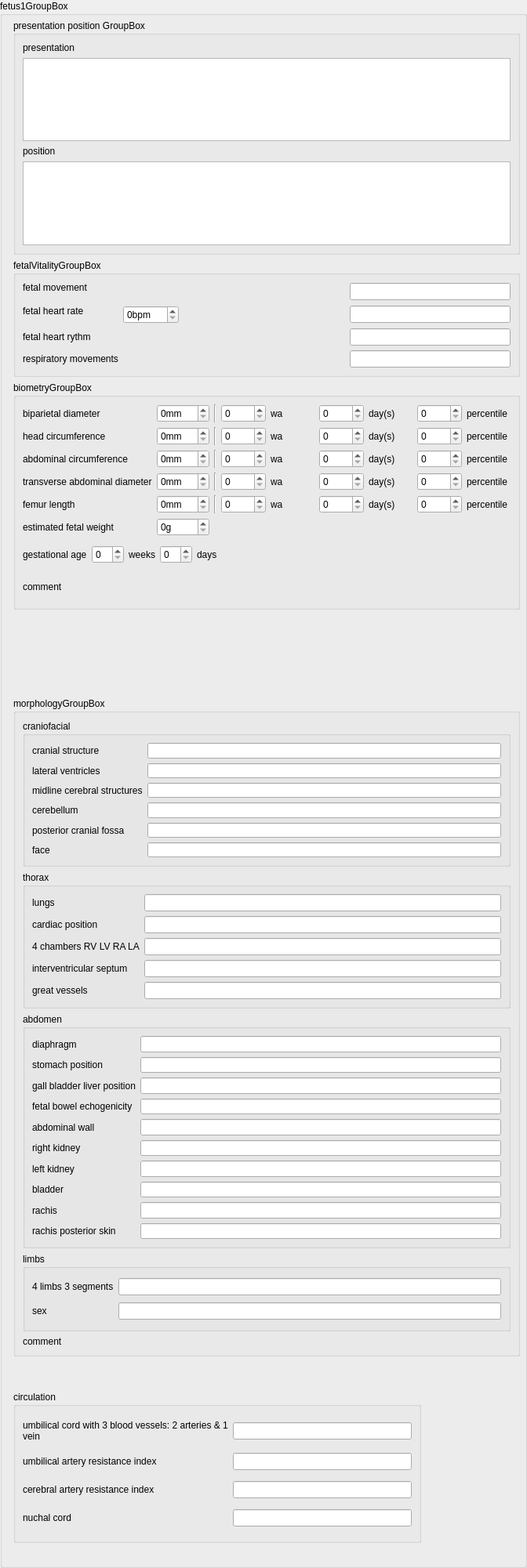
  <widget class="QGroupBox" name="fetus1GroupBox">
   <property name="enabled">
    <bool>true</bool>
   </property>
   <property name="geometry">
    <rect>
     <x>9</x>
     <y>840</y>
     <width>672</width>
     <height>2001</height>
    </rect>
   </property>
   <property name="sizePolicy">
    <sizepolicy hsizetype="Preferred" vsizetype="Preferred">
     <horstretch>0</horstretch>
     <verstretch>0</verstretch>
    </sizepolicy>
   </property>
   <property name="title">
    <string>fetus1GroupBox</string>
   </property>
   <property name="flat">
    <bool>false</bool>
   </property>
   <widget class="QGroupBox" name="fetus1PresentationPositionGroupBox">
    <property name="geometry">
     <rect>
      <x>17</x>
      <y>25</y>
      <width>646</width>
      <height>300</height>
     </rect>
    </property>
    <property name="sizePolicy">
     <sizepolicy hsizetype="Preferred" vsizetype="Preferred">
      <horstretch>0</horstretch>
      <verstretch>0</verstretch>
     </sizepolicy>
    </property>
    <property name="minimumSize">
     <size>
      <width>0</width>
      <height>300</height>
     </size>
    </property>
    <property name="title">
     <string>presentation position GroupBox</string>
    </property>
    <layout class="QVBoxLayout" name="verticalLayout_54">
     <item>
      <layout class="QVBoxLayout" name="verticalLayout_5">
       <item>
        <widget class="QLabel" name="presentationF1Label">
         <property name="text">
          <string>presentation</string>
         </property>
        </widget>
       </item>
       <item>
        <widget class="QListView" name="presentationF1ListView">
         <property name="sizePolicy">
          <sizepolicy hsizetype="Preferred" vsizetype="Preferred">
           <horstretch>0</horstretch>
           <verstretch>0</verstretch>
          </sizepolicy>
         </property>
        </widget>
       </item>
      </layout>
     </item>
     <item>
      <layout class="QVBoxLayout" name="verticalLayout_7">
       <item>
        <widget class="QLabel" name="positionF1Label">
         <property name="text">
          <string>position</string>
         </property>
        </widget>
       </item>
       <item>
        <widget class="QListView" name="positionF1ListView">
         <property name="sizePolicy">
          <sizepolicy hsizetype="Preferred" vsizetype="Preferred">
           <horstretch>0</horstretch>
           <verstretch>0</verstretch>
          </sizepolicy>
         </property>
        </widget>
       </item>
      </layout>
     </item>
    </layout>
   </widget>
   <widget class="QGroupBox" name="fetus1FetalVitalityGroupBox">
    <property name="geometry">
     <rect>
      <x>17</x>
      <y>331</y>
      <width>646</width>
      <height>150</height>
     </rect>
    </property>
    <property name="sizePolicy">
     <sizepolicy hsizetype="Preferred" vsizetype="Minimum">
      <horstretch>0</horstretch>
      <verstretch>0</verstretch>
     </sizepolicy>
    </property>
    <property name="minimumSize">
     <size>
      <width>0</width>
      <height>150</height>
     </size>
    </property>
    <property name="title">
     <string>fetalVitalityGroupBox</string>
    </property>
    <layout class="QGridLayout" name="gridLayout">
     <item row="0" column="3" rowspan="2">
      <widget class="QLineEdit" name="fetus1FetalMovementLineEdit"/>
     </item>
     <item row="0" column="1" colspan="2">
      <layout class="QHBoxLayout" name="fetus1FetalMovementRadioLayout"/>
     </item>
     <item row="2" column="2">
      <spacer name="horizontalSpacer_14">
       <property name="orientation">
        <enum>Qt::Horizontal</enum>
       </property>
       <property name="sizeHint" stdset="0">
        <size>
         <width>169</width>
         <height>7</height>
        </size>
       </property>
      </spacer>
     </item>
     <item row="0" column="0">
      <widget class="QLabel" name="fetus1FetalMovementLabel">
       <property name="text">
        <string>fetal movement</string>
       </property>
      </widget>
     </item>
     <item row="4" column="0">
      <widget class="QLabel" name="fetus1RespiratoryLabel">
       <property name="text">
        <string>respiratory movements</string>
       </property>
      </widget>
     </item>
     <item row="3" column="1" colspan="2">
      <layout class="QHBoxLayout" name="fetus1HeartRhythmRadioLayout"/>
     </item>
     <item row="3" column="0">
      <widget class="QLabel" name="fetus1HeartRhythmLabel">
       <property name="text">
        <string>fetal heart rythm</string>
       </property>
      </widget>
     </item>
     <item row="4" column="1" colspan="2">
      <layout class="QHBoxLayout" name="fetus1RespiratoryRadioLayout"/>
     </item>
     <item row="3" column="3">
      <widget class="QLineEdit" name="fetus1HeartRhythmLineEdit"/>
     </item>
     <item row="4" column="3">
      <widget class="QLineEdit" name="fetus1RespiratoryLineEdit"/>
     </item>
     <item row="2" column="3">
      <widget class="QLineEdit" name="fetus1FhrLineEdit"/>
     </item>
     <item row="2" column="1">
      <widget class="QSpinBox" name="fetus1FhrSpinBox">
       <property name="suffix">
        <string>bpm</string>
       </property>
       <property name="maximum">
        <number>999</number>
       </property>
      </widget>
     </item>
     <item row="1" column="0" rowspan="2">
      <widget class="QLabel" name="fetus1FhrLabel">
       <property name="text">
        <string>fetal heart rate</string>
       </property>
      </widget>
     </item>
    </layout>
   </widget>
   <widget class="QGroupBox" name="fetus1BiometryGroupBox">
    <property name="geometry">
     <rect>
      <x>17</x>
      <y>487</y>
      <width>646</width>
      <height>291</height>
     </rect>
    </property>
    <property name="sizePolicy">
     <sizepolicy hsizetype="Preferred" vsizetype="Preferred">
      <horstretch>0</horstretch>
      <verstretch>0</verstretch>
     </sizepolicy>
    </property>
    <property name="minimumSize">
     <size>
      <width>0</width>
      <height>250</height>
     </size>
    </property>
    <property name="title">
     <string>biometryGroupBox</string>
    </property>
    <layout class="QGridLayout" name="gridLayout_21">
     <item row="0" column="0">
      <widget class="QLabel" name="fetus1BPDLabel">
       <property name="text">
        <string>biparietal diameter</string>
       </property>
      </widget>
     </item>
     <item row="0" column="1">
      <widget class="QSpinBox" name="fetus1BPDSpinBox">
       <property name="suffix">
        <string>mm</string>
       </property>
       <property name="maximum">
        <number>999</number>
       </property>
      </widget>
     </item>
     <item row="0" column="2">
      <widget class="Line" name="line_5">
       <property name="orientation">
        <enum>Qt::Vertical</enum>
       </property>
      </widget>
     </item>
     <item row="0" column="3">
      <widget class="QSpinBox" name="fetus1BPDWeekSpinBox"/>
     </item>
     <item row="0" column="4">
      <widget class="QLabel" name="fetus1BPDWeekLabel">
       <property name="text">
        <string>wa</string>
       </property>
      </widget>
     </item>
     <item row="0" column="5">
      <widget class="QSpinBox" name="fetus1BPDDaySpinBox">
       <property name="maximum">
        <number>6</number>
       </property>
      </widget>
     </item>
     <item row="0" column="6">
      <widget class="QLabel" name="fetus1BPDDayLabel">
       <property name="text">
        <string>day(s)</string>
       </property>
      </widget>
     </item>
     <item row="0" column="7">
      <widget class="QSpinBox" name="fetus1BipPercentileSpinBox"/>
     </item>
     <item row="0" column="8">
      <widget class="QLabel" name="fetus1BipPercentileLabel">
       <property name="text">
        <string>percentile</string>
       </property>
      </widget>
     </item>
     <item row="1" column="0">
      <widget class="QLabel" name="fetus1HeadCircumferenceLabel">
       <property name="text">
        <string>head circumference</string>
       </property>
      </widget>
     </item>
     <item row="1" column="1">
      <widget class="QSpinBox" name="fetus1HeadCircumferenceSpinBox">
       <property name="suffix">
        <string>mm</string>
       </property>
       <property name="maximum">
        <number>999</number>
       </property>
      </widget>
     </item>
     <item row="1" column="2">
      <widget class="Line" name="line_6">
       <property name="orientation">
        <enum>Qt::Vertical</enum>
       </property>
      </widget>
     </item>
     <item row="1" column="3">
      <widget class="QSpinBox" name="fetus1HeadCircumferenceWeekSpinBox"/>
     </item>
     <item row="1" column="4">
      <widget class="QLabel" name="fetus1HeadCircumferenceWeekLabel">
       <property name="text">
        <string>wa</string>
       </property>
      </widget>
     </item>
     <item row="1" column="5">
      <widget class="QSpinBox" name="fetus1HeadCircumferenceDaysSpinBox">
       <property name="maximum">
        <number>6</number>
       </property>
      </widget>
     </item>
     <item row="1" column="6">
      <widget class="QLabel" name="fetus1HeadCircumferenceDayLabel">
       <property name="text">
        <string>day(s)</string>
       </property>
      </widget>
     </item>
     <item row="1" column="7">
      <widget class="QSpinBox" name="fetus1HcPercentileSpinBox"/>
     </item>
     <item row="1" column="8">
      <widget class="QLabel" name="fetus1HcPercentileLabel">
       <property name="text">
        <string>percentile</string>
       </property>
      </widget>
     </item>
     <item row="2" column="0">
      <widget class="QLabel" name="fetus1AbdominalCircumferenceLabel">
       <property name="text">
        <string>abdominal circumference</string>
       </property>
      </widget>
     </item>
     <item row="2" column="1">
      <widget class="QSpinBox" name="fetus1AbdominalCircumferenceSpinBox">
       <property name="suffix">
        <string>mm</string>
       </property>
       <property name="maximum">
        <number>999</number>
       </property>
      </widget>
     </item>
     <item row="2" column="2">
      <widget class="Line" name="line_7">
       <property name="orientation">
        <enum>Qt::Vertical</enum>
       </property>
      </widget>
     </item>
     <item row="2" column="3">
      <widget class="QSpinBox" name="fetus1AbdominalCircumferenceWeekSpinBox"/>
     </item>
     <item row="2" column="4">
      <widget class="QLabel" name="fetus1AbdominalCircumferenceWeekLabel">
       <property name="text">
        <string>wa</string>
       </property>
      </widget>
     </item>
     <item row="2" column="5">
      <widget class="QSpinBox" name="fetus1AbdominalCircumferenceDaySpinBox">
       <property name="maximum">
        <number>6</number>
       </property>
      </widget>
     </item>
     <item row="2" column="6">
      <widget class="QLabel" name="fetus1AbdominalCircumferenceDayLabel">
       <property name="text">
        <string>day(s)</string>
       </property>
      </widget>
     </item>
     <item row="2" column="7">
      <widget class="QSpinBox" name="fetus1AcPercentileSpinBox"/>
     </item>
     <item row="2" column="8">
      <widget class="QLabel" name="fetus1AcPercentileLabel">
       <property name="text">
        <string>percentile</string>
       </property>
      </widget>
     </item>
     <item row="3" column="0">
      <widget class="QLabel" name="fetus1TADLabel">
       <property name="text">
        <string>transverse abdominal diameter</string>
       </property>
      </widget>
     </item>
     <item row="3" column="1">
      <widget class="QSpinBox" name="fetus1TADSpinBox">
       <property name="suffix">
        <string>mm</string>
       </property>
       <property name="maximum">
        <number>999</number>
       </property>
      </widget>
     </item>
     <item row="3" column="2">
      <widget class="Line" name="line_8">
       <property name="orientation">
        <enum>Qt::Vertical</enum>
       </property>
      </widget>
     </item>
     <item row="3" column="3">
      <widget class="QSpinBox" name="fetus1TADWeekSpinBox"/>
     </item>
     <item row="3" column="4">
      <widget class="QLabel" name="fetus1TADWeekLabel">
       <property name="text">
        <string>wa</string>
       </property>
      </widget>
     </item>
     <item row="3" column="5">
      <widget class="QSpinBox" name="fetus1TADDaySpinBox">
       <property name="maximum">
        <number>6</number>
       </property>
      </widget>
     </item>
     <item row="3" column="6">
      <widget class="QLabel" name="fetus1TADDayLabel">
       <property name="text">
        <string>day(s)</string>
       </property>
      </widget>
     </item>
     <item row="3" column="7">
      <widget class="QSpinBox" name="fetus1TadPercentileSpinBox"/>
     </item>
     <item row="3" column="8">
      <widget class="QLabel" name="fetus1TadPercentileLabel">
       <property name="text">
        <string>percentile</string>
       </property>
      </widget>
     </item>
     <item row="4" column="0">
      <widget class="QLabel" name="fetus1FLLabel">
       <property name="text">
        <string>femur length</string>
       </property>
      </widget>
     </item>
     <item row="4" column="1">
      <widget class="QSpinBox" name="fetus1FLSpinBox">
       <property name="suffix">
        <string>mm</string>
       </property>
       <property name="maximum">
        <number>999</number>
       </property>
      </widget>
     </item>
     <item row="4" column="2">
      <widget class="Line" name="line_9">
       <property name="orientation">
        <enum>Qt::Vertical</enum>
       </property>
      </widget>
     </item>
     <item row="4" column="3">
      <widget class="QSpinBox" name="fetus1FLWeekSpinBox"/>
     </item>
     <item row="4" column="4">
      <widget class="QLabel" name="fetus1FLWeekLabel">
       <property name="text">
        <string>wa</string>
       </property>
      </widget>
     </item>
     <item row="4" column="5">
      <widget class="QSpinBox" name="fetus1FLDaySpinBox">
       <property name="maximum">
        <number>6</number>
       </property>
      </widget>
     </item>
     <item row="4" column="6">
      <widget class="QLabel" name="fetus1FLDayLabel">
       <property name="text">
        <string>day(s)</string>
       </property>
      </widget>
     </item>
     <item row="4" column="7">
      <widget class="QSpinBox" name="fetus1FlPercentileSpinBox"/>
     </item>
     <item row="4" column="8">
      <widget class="QLabel" name="fetus1FlPercentileLabel">
       <property name="text">
        <string>percentile</string>
       </property>
      </widget>
     </item>
     <item row="5" column="0">
      <widget class="QLabel" name="fetus1EfwLabel">
       <property name="text">
        <string>estimated fetal weight</string>
       </property>
      </widget>
     </item>
     <item row="5" column="1">
      <widget class="QSpinBox" name="fetus1EfwSpinBox">
       <property name="suffix">
        <string comment="gram">g</string>
       </property>
       <property name="maximum">
        <number>10000</number>
       </property>
      </widget>
     </item>
     <item row="6" column="0" colspan="9">
      <layout class="QHBoxLayout" name="horizontalLayout_18">
       <item>
        <widget class="QLabel" name="fetus1UsGestationalAgeHelpTextLabel">
         <property name="text">
          <string>gestational age</string>
         </property>
        </widget>
       </item>
       <item>
        <widget class="QSpinBox" name="fetus1UsGestationalAgeWeekSpinBox"/>
       </item>
       <item>
        <widget class="QLabel" name="fetus1UsGestationalAgeWeekLabel">
         <property name="text">
          <string>weeks</string>
         </property>
        </widget>
       </item>
       <item>
        <widget class="QSpinBox" name="fetus1UsGestationalAgeDaySpinBox"/>
       </item>
       <item>
        <widget class="QLabel" name="fetus1UsGestationalAgeDayLabel">
         <property name="text">
          <string>days</string>
         </property>
        </widget>
       </item>
       <item>
        <spacer name="horizontalSpacer_4">
         <property name="orientation">
          <enum>Qt::Horizontal</enum>
         </property>
         <property name="sizeHint" stdset="0">
          <size>
           <width>40</width>
           <height>20</height>
          </size>
         </property>
        </spacer>
       </item>
      </layout>
     </item>
     <item row="7" column="0" colspan="9">
      <layout class="QVBoxLayout" name="verticalLayout">
       <item>
        <widget class="QLabel" name="fetus1BiometryCommentLabel">
         <property name="text">
          <string>comment</string>
         </property>
        </widget>
       </item>
       <item>
        <layout class="QFormLayout" name="fetus1BiometryCommentFormLayout"/>
       </item>
      </layout>
     </item>
    </layout>
   </widget>
   <widget class="QGroupBox" name="fetus1MorphologyGroupBox">
    <property name="geometry">
     <rect>
      <x>17</x>
      <y>890</y>
      <width>646</width>
      <height>841</height>
     </rect>
    </property>
    <property name="sizePolicy">
     <sizepolicy hsizetype="Preferred" vsizetype="Minimum">
      <horstretch>0</horstretch>
      <verstretch>0</verstretch>
     </sizepolicy>
    </property>
    <property name="title">
     <string>morphologyGroupBox</string>
    </property>
    <layout class="QVBoxLayout" name="verticalLayout_8">
     <item>
      <widget class="QGroupBox" name="fetus1MorphologyCraniofacialGroupBox">
       <property name="sizePolicy">
        <sizepolicy hsizetype="Preferred" vsizetype="Preferred">
         <horstretch>0</horstretch>
         <verstretch>0</verstretch>
        </sizepolicy>
       </property>
       <property name="minimumSize">
        <size>
         <width>0</width>
         <height>150</height>
        </size>
       </property>
       <property name="title">
        <string>craniofacial</string>
       </property>
       <layout class="QGridLayout" name="gridLayout_3">
        <item row="0" column="0">
         <widget class="QLabel" name="fetus1CranialStructureLabel">
          <property name="text">
           <string>cranial structure</string>
          </property>
         </widget>
        </item>
        <item row="0" column="1">
         <layout class="QHBoxLayout" name="fetus1CranialStructureRadioLayout"/>
        </item>
        <item row="0" column="2">
         <widget class="QLineEdit" name="fetus1CranialStructureLineEdit"/>
        </item>
        <item row="1" column="0">
         <widget class="QLabel" name="fetus1LateralVentriculesLabel">
          <property name="text">
           <string>lateral ventricles</string>
          </property>
         </widget>
        </item>
        <item row="1" column="1">
         <layout class="QHBoxLayout" name="fetus1LateralVentriculesRadioLayout"/>
        </item>
        <item row="1" column="2">
         <widget class="QLineEdit" name="fetus1LateralVentriculesLineEdit"/>
        </item>
        <item row="2" column="0">
         <widget class="QLabel" name="fetus1MidlineCerebralStructuresLabel">
          <property name="text">
           <string>midline cerebral structures</string>
          </property>
         </widget>
        </item>
        <item row="2" column="1">
         <layout class="QHBoxLayout" name="fetus1MidlineCerebralStructuresRadioLayout"/>
        </item>
        <item row="2" column="2">
         <widget class="QLineEdit" name="fetus1MidlineCerebralStructuresLineEdit"/>
        </item>
        <item row="3" column="0">
         <widget class="QLabel" name="fetus1CerebellumLabel">
          <property name="text">
           <string>cerebellum</string>
          </property>
         </widget>
        </item>
        <item row="3" column="1">
         <layout class="QHBoxLayout" name="fetus1CerebellumRadioLayout"/>
        </item>
        <item row="3" column="2">
         <widget class="QLineEdit" name="fetus1CerebellumLineEdit"/>
        </item>
        <item row="4" column="0">
         <widget class="QLabel" name="fetus1PosteriorCranialFossaLabel">
          <property name="text">
           <string>posterior cranial fossa</string>
          </property>
         </widget>
        </item>
        <item row="4" column="1">
         <layout class="QHBoxLayout" name="fetus1PosteriorCranialFossaRadioLayout"/>
        </item>
        <item row="4" column="2">
         <widget class="QLineEdit" name="lineEdit"/>
        </item>
        <item row="5" column="0">
         <widget class="QLabel" name="fetus1FaceLabel">
          <property name="text">
           <string>face</string>
          </property>
         </widget>
        </item>
        <item row="5" column="1">
         <layout class="QHBoxLayout" name="fetus1FaceRadioLayout"/>
        </item>
        <item row="5" column="2">
         <widget class="QLineEdit" name="fetus1FaceLineEdit"/>
        </item>
       </layout>
      </widget>
     </item>
     <item>
      <widget class="QGroupBox" name="fetus1MorphologyThoraxGroupBox">
       <property name="minimumSize">
        <size>
         <width>0</width>
         <height>175</height>
        </size>
       </property>
       <property name="title">
        <string>thorax</string>
       </property>
       <layout class="QGridLayout" name="gridLayout_22">
        <item row="0" column="0">
         <widget class="QLabel" name="fetus1LungsLabel">
          <property name="text">
           <string>lungs</string>
          </property>
         </widget>
        </item>
        <item row="0" column="1">
         <layout class="QHBoxLayout" name="fetus1LungsRadioLayout"/>
        </item>
        <item row="0" column="2">
         <widget class="QLineEdit" name="fetus1LungsLineEdit"/>
        </item>
        <item row="1" column="0">
         <widget class="QLabel" name="fetus1CardiacPositionLabel">
          <property name="text">
           <string>cardiac position</string>
          </property>
         </widget>
        </item>
        <item row="1" column="1">
         <layout class="QHBoxLayout" name="fetus1CardiacPositionRadioLayout"/>
        </item>
        <item row="1" column="2">
         <widget class="QLineEdit" name="fetus1CardiacPositionLineEdit"/>
        </item>
        <item row="2" column="0">
         <widget class="QLabel" name="fetus1Cardiac4ChambersLabel">
          <property name="text">
           <string>4 chambers RV LV RA LA</string>
          </property>
         </widget>
        </item>
        <item row="2" column="1">
         <layout class="QHBoxLayout" name="fetus1Cardiac4ChambersRadioLayout"/>
        </item>
        <item row="2" column="2">
         <widget class="QLineEdit" name="fetus1Cardiac4ChambersLineEdit"/>
        </item>
        <item row="3" column="0">
         <widget class="QLabel" name="fetus1IvsLabel">
          <property name="text">
           <string>interventricular septum</string>
          </property>
         </widget>
        </item>
        <item row="3" column="1">
         <layout class="QHBoxLayout" name="fetus1IvsRadioLayout"/>
        </item>
        <item row="3" column="2">
         <widget class="QLineEdit" name="fetus1IvsLineEdit"/>
        </item>
        <item row="4" column="0">
         <widget class="QLabel" name="fetus1GreatVesselsLabel">
          <property name="text">
           <string>great vessels</string>
          </property>
         </widget>
        </item>
        <item row="4" column="1">
         <layout class="QHBoxLayout" name="fetus1GreatVesselsRadioLayout"/>
        </item>
        <item row="4" column="2">
         <widget class="QLineEdit" name="fetus1GreatVesselsLineEdit"/>
        </item>
       </layout>
      </widget>
     </item>
     <item>
      <widget class="QGroupBox" name="fetus1MorphologyAbdomenGroupBox">
       <property name="minimumSize">
        <size>
         <width>0</width>
         <height>300</height>
        </size>
       </property>
       <property name="title">
        <string>abdomen</string>
       </property>
       <layout class="QGridLayout" name="gridLayout_4">
        <item row="0" column="0">
         <widget class="QLabel" name="fetus1DiaphragmLabel">
          <property name="text">
           <string>diaphragm</string>
          </property>
         </widget>
        </item>
        <item row="0" column="1">
         <layout class="QHBoxLayout" name="fetus1DiaphragmRadioLayout"/>
        </item>
        <item row="0" column="2">
         <widget class="QLineEdit" name="fetus1DiaphragmLineEdit"/>
        </item>
        <item row="1" column="0">
         <widget class="QLabel" name="fetus1StomachPositionLabel">
          <property name="text">
           <string>stomach position</string>
          </property>
         </widget>
        </item>
        <item row="1" column="1">
         <layout class="QHBoxLayout" name="fetus1StomachPositionRadioLayout"/>
        </item>
        <item row="1" column="2">
         <widget class="QLineEdit" name="fetus1StomachPositionLineEdit"/>
        </item>
        <item row="2" column="0">
         <widget class="QLabel" name="fetus1GallBladderLiverPositionLabel">
          <property name="text">
           <string>gall bladder liver position</string>
          </property>
         </widget>
        </item>
        <item row="2" column="1">
         <layout class="QHBoxLayout" name="fetus1GallBladderLiverPositionRadioLayout"/>
        </item>
        <item row="2" column="2">
         <widget class="QLineEdit" name="fetus1GallBladderLiverPositionLineEdit"/>
        </item>
        <item row="3" column="0">
         <widget class="QLabel" name="fetus1BowelEchogenicityLabel">
          <property name="text">
           <string>fetal bowel echogenicity</string>
          </property>
         </widget>
        </item>
        <item row="3" column="1">
         <layout class="QHBoxLayout" name="fetus1BowelEchogenicityRadioLayout"/>
        </item>
        <item row="3" column="2">
         <widget class="QLineEdit" name="fetus1BowelEchogenicityLineEdit"/>
        </item>
        <item row="4" column="0">
         <widget class="QLabel" name="fetus1AbdominalWallLabel">
          <property name="text">
           <string>abdominal wall</string>
          </property>
         </widget>
        </item>
        <item row="4" column="1">
         <layout class="QHBoxLayout" name="fetus1AbdominalWallRadioLayout"/>
        </item>
        <item row="4" column="2">
         <widget class="QLineEdit" name="fetus1AbdominalWallLineEdit"/>
        </item>
        <item row="5" column="0">
         <widget class="QLabel" name="fetus1RightKidneyLabel">
          <property name="text">
           <string>right kidney</string>
          </property>
         </widget>
        </item>
        <item row="5" column="1">
         <layout class="QHBoxLayout" name="fetus1RightKIdneyRadioLayout"/>
        </item>
        <item row="5" column="2">
         <widget class="QLineEdit" name="fetus1RightKidneyLineEdit"/>
        </item>
        <item row="6" column="0">
         <widget class="QLabel" name="fetus1LeftKidneyLabel">
          <property name="text">
           <string>left kidney</string>
          </property>
         </widget>
        </item>
        <item row="6" column="1">
         <layout class="QHBoxLayout" name="fetus1LeftKIdneyRadioLayout"/>
        </item>
        <item row="6" column="2">
         <widget class="QLineEdit" name="fetus1LeftKidneyLineEdit"/>
        </item>
        <item row="7" column="0">
         <widget class="QLabel" name="fetus1BladderLabel">
          <property name="text">
           <string>bladder</string>
          </property>
         </widget>
        </item>
        <item row="7" column="1">
         <layout class="QHBoxLayout" name="fetus1BladderRadioLayout"/>
        </item>
        <item row="7" column="2">
         <widget class="QLineEdit" name="fetus1BladderLineEdit"/>
        </item>
        <item row="8" column="0">
         <widget class="QLabel" name="fetus1RachisLabel">
          <property name="text">
           <string>rachis</string>
          </property>
         </widget>
        </item>
        <item row="8" column="1">
         <layout class="QHBoxLayout" name="fetus1RachisRadioLayout"/>
        </item>
        <item row="8" column="2">
         <widget class="QLineEdit" name="fetus1RachisLineEdit"/>
        </item>
        <item row="9" column="0">
         <widget class="QLabel" name="fetus1RachisSkinLabel">
          <property name="text">
           <string>rachis posterior skin</string>
          </property>
         </widget>
        </item>
        <item row="9" column="1">
         <layout class="QHBoxLayout" name="fetus1RachisSkinRadioLayout"/>
        </item>
        <item row="9" column="2">
         <widget class="QLineEdit" name="fetus1RachisSkinLineEdit"/>
        </item>
       </layout>
      </widget>
     </item>
     <item>
      <widget class="QGroupBox" name="fetus1MorphologyLimbsGroupBox">
       <property name="minimumSize">
        <size>
         <width>0</width>
         <height>100</height>
        </size>
       </property>
       <property name="title">
        <string>limbs</string>
       </property>
       <layout class="QGridLayout" name="gridLayout_24">
        <item row="0" column="0">
         <widget class="QLabel" name="fetus1LimbsLabel">
          <property name="text">
           <string>4 limbs 3 segments</string>
          </property>
         </widget>
        </item>
        <item row="0" column="1">
         <layout class="QHBoxLayout" name="fetus1LimbsRadioLayout"/>
        </item>
        <item row="0" column="2">
         <widget class="QLineEdit" name="fetus1LimbsLineEdit"/>
        </item>
        <item row="1" column="0">
         <widget class="QLabel" name="fetus1SexLabel">
          <property name="text">
           <string>sex</string>
          </property>
         </widget>
        </item>
        <item row="1" column="1">
         <layout class="QHBoxLayout" name="fetus1SexRadioLayout"/>
        </item>
        <item row="1" column="2">
         <widget class="QLineEdit" name="fetus1SexLineEdit"/>
        </item>
       </layout>
      </widget>
     </item>
     <item>
      <layout class="QVBoxLayout" name="verticalLayout_2">
       <item>
        <widget class="QLabel" name="fetus1MorphologyCommentLabel">
         <property name="text">
          <string>comment</string>
         </property>
        </widget>
       </item>
       <item>
        <layout class="QFormLayout" name="fetus1MorphologyCommentFormLayout"/>
       </item>
      </layout>
     </item>
    </layout>
   </widget>
   <widget class="QGroupBox" name="fetus1CirculationGroupBox">
    <property name="geometry">
     <rect>
      <x>17</x>
      <y>1775</y>
      <width>520</width>
      <height>194</height>
     </rect>
    </property>
    <property name="title">
     <string>circulation</string>
    </property>
    <layout class="QGridLayout" name="gridLayout_25">
     <item row="0" column="0">
      <widget class="QLabel" name="fetus1UmbilicalCordLabel">
       <property name="text">
        <string>umbilical cord with 3 blood vessels: 2 arteries &amp; 1 vein</string>
       </property>
       <property name="wordWrap">
        <bool>true</bool>
       </property>
      </widget>
     </item>
     <item row="0" column="1">
      <layout class="QHBoxLayout" name="fetus1UmbilicalCordRadioLayout"/>
     </item>
     <item row="0" column="2">
      <widget class="QLineEdit" name="fetus1UmbilicalCordLineEdit"/>
     </item>
     <item row="1" column="0">
      <widget class="QLabel" name="fetus1UmbilicalArteryLabel">
       <property name="text">
        <string>umbilical artery resistance index</string>
       </property>
       <property name="wordWrap">
        <bool>true</bool>
       </property>
      </widget>
     </item>
     <item row="1" column="1">
      <layout class="QHBoxLayout" name="fetus1UmbilicalArteryRadioLayout"/>
     </item>
     <item row="1" column="2">
      <widget class="QLineEdit" name="fetus1UmbilicalArteryLineEdit"/>
     </item>
     <item row="2" column="0">
      <widget class="QLabel" name="fetus1CerebralArteryLabel">
       <property name="text">
        <string>cerebral artery resistance index</string>
       </property>
       <property name="wordWrap">
        <bool>true</bool>
       </property>
      </widget>
     </item>
     <item row="2" column="1">
      <layout class="QHBoxLayout" name="fetus1CerebralArteryRadioLayout"/>
     </item>
     <item row="2" column="2">
      <widget class="QLineEdit" name="fetus1CerebralArteryLineEdit"/>
     </item>
     <item row="3" column="0">
      <widget class="QLabel" name="fetus1NuchalCordLabel">
       <property name="text">
        <string>nuchal cord</string>
       </property>
      </widget>
     </item>
     <item row="3" column="1">
      <layout class="QHBoxLayout" name="fetus1NuchalCordRadioLayout"/>
     </item>
     <item row="3" column="2">
      <widget class="QLineEdit" name="fetus1NuchalCordLineEdit"/>
     </item>
    </layout>
   </widget>
  </widget>
